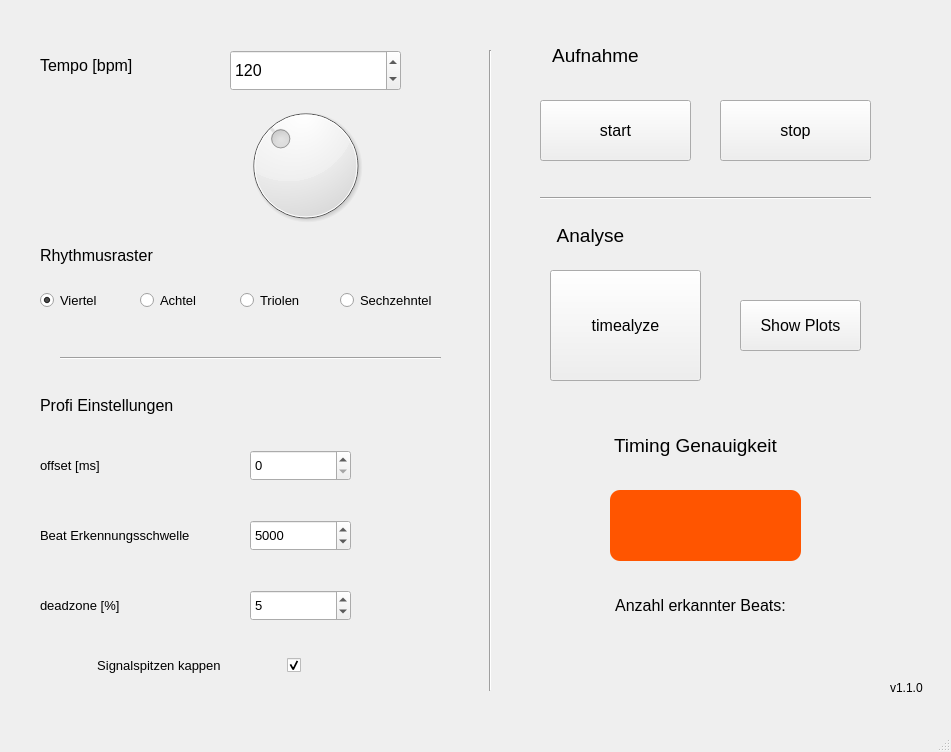
<?xml version="1.0" encoding="UTF-8"?>
<ui version="4.0">
 <author>Patrick Hartmann</author>
 <class>MainWindow</class>
 <widget class="QMainWindow" name="MainWindow">
  <property name="geometry">
   <rect>
    <x>0</x>
    <y>0</y>
    <width>951</width>
    <height>752</height>
   </rect>
  </property>
  <property name="windowTitle">
   <string>MainWindow</string>
  </property>
  <widget class="QWidget" name="centralwidget">
   <widget class="QLabel" name="label">
    <property name="geometry">
     <rect>
      <x>40</x>
      <y>40</y>
      <width>141</width>
      <height>51</height>
     </rect>
    </property>
    <property name="font">
     <font>
      <pointsize>12</pointsize>
     </font>
    </property>
    <property name="text">
     <string>Tempo [bpm]</string>
    </property>
   </widget>
   <widget class="QSpinBox" name="bpm">
    <property name="geometry">
     <rect>
      <x>230</x>
      <y>50</y>
      <width>171</width>
      <height>41</height>
     </rect>
    </property>
    <property name="font">
     <font>
      <pointsize>12</pointsize>
     </font>
    </property>
    <property name="minimum">
     <number>20</number>
    </property>
    <property name="maximum">
     <number>300</number>
    </property>
    <property name="value">
     <number>120</number>
    </property>
   </widget>
   <widget class="QPushButton" name="start">
    <property name="geometry">
     <rect>
      <x>540</x>
      <y>100</y>
      <width>151</width>
      <height>61</height>
     </rect>
    </property>
    <property name="font">
     <font>
      <pointsize>12</pointsize>
     </font>
    </property>
    <property name="text">
     <string>start</string>
    </property>
   </widget>
   <widget class="QLabel" name="label_6">
    <property name="geometry">
     <rect>
      <x>490</x>
      <y>210</y>
      <width>201</width>
      <height>51</height>
     </rect>
    </property>
    <property name="font">
     <font>
      <pointsize>14</pointsize>
     </font>
    </property>
    <property name="text">
     <string>Analyse</string>
    </property>
    <property name="alignment">
     <set>Qt::AlignCenter</set>
    </property>
   </widget>
   <widget class="QPushButton" name="timealyze">
    <property name="geometry">
     <rect>
      <x>550</x>
      <y>270</y>
      <width>151</width>
      <height>111</height>
     </rect>
    </property>
    <property name="font">
     <font>
      <pointsize>12</pointsize>
     </font>
    </property>
    <property name="text">
     <string>timealyze</string>
    </property>
   </widget>
   <widget class="QSpinBox" name="deadzone">
    <property name="geometry">
     <rect>
      <x>250</x>
      <y>590</y>
      <width>101</width>
      <height>31</height>
     </rect>
    </property>
    <property name="font">
     <font>
      <pointsize>10</pointsize>
     </font>
    </property>
    <property name="value">
     <number>5</number>
    </property>
   </widget>
   <widget class="QLabel" name="label_8">
    <property name="geometry">
     <rect>
      <x>40</x>
      <y>230</y>
      <width>171</width>
      <height>51</height>
     </rect>
    </property>
    <property name="font">
     <font>
      <pointsize>12</pointsize>
     </font>
    </property>
    <property name="text">
     <string>Rhythmusraster</string>
    </property>
   </widget>
   <widget class="QRadioButton" name="eighth">
    <property name="geometry">
     <rect>
      <x>140</x>
      <y>290</y>
      <width>95</width>
      <height>20</height>
     </rect>
    </property>
    <property name="font">
     <font>
      <pointsize>10</pointsize>
     </font>
    </property>
    <property name="text">
     <string>Achtel</string>
    </property>
   </widget>
   <widget class="QLabel" name="numbeats">
    <property name="geometry">
     <rect>
      <x>630</x>
      <y>640</y>
      <width>151</width>
      <height>51</height>
     </rect>
    </property>
    <property name="font">
     <font>
      <pointsize>12</pointsize>
     </font>
    </property>
    <property name="text">
     <string/>
    </property>
    <property name="alignment">
     <set>Qt::AlignCenter</set>
    </property>
   </widget>
   <widget class="QLabel" name="label_4">
    <property name="geometry">
     <rect>
      <x>540</x>
      <y>30</y>
      <width>111</width>
      <height>51</height>
     </rect>
    </property>
    <property name="font">
     <font>
      <pointsize>14</pointsize>
     </font>
    </property>
    <property name="text">
     <string>Aufnahme</string>
    </property>
    <property name="alignment">
     <set>Qt::AlignCenter</set>
    </property>
   </widget>
   <widget class="QLabel" name="label_5">
    <property name="geometry">
     <rect>
      <x>540</x>
      <y>420</y>
      <width>311</width>
      <height>51</height>
     </rect>
    </property>
    <property name="font">
     <font>
      <pointsize>14</pointsize>
     </font>
    </property>
    <property name="text">
     <string>Timing Genauigkeit</string>
    </property>
    <property name="alignment">
     <set>Qt::AlignCenter</set>
    </property>
   </widget>
   <widget class="QRadioButton" name="triplets">
    <property name="geometry">
     <rect>
      <x>240</x>
      <y>290</y>
      <width>95</width>
      <height>20</height>
     </rect>
    </property>
    <property name="font">
     <font>
      <pointsize>10</pointsize>
     </font>
    </property>
    <property name="text">
     <string>Triolen</string>
    </property>
   </widget>
   <widget class="QRadioButton" name="sixteenth">
    <property name="geometry">
     <rect>
      <x>340</x>
      <y>290</y>
      <width>131</width>
      <height>20</height>
     </rect>
    </property>
    <property name="font">
     <font>
      <pointsize>10</pointsize>
     </font>
    </property>
    <property name="text">
     <string>Sechzehntel</string>
    </property>
   </widget>
   <widget class="QRadioButton" name="quarter">
    <property name="geometry">
     <rect>
      <x>40</x>
      <y>290</y>
      <width>95</width>
      <height>20</height>
     </rect>
    </property>
    <property name="font">
     <font>
      <pointsize>10</pointsize>
     </font>
    </property>
    <property name="text">
     <string>Viertel</string>
    </property>
    <property name="checked">
     <bool>true</bool>
    </property>
   </widget>
   <widget class="QDial" name="dial">
    <property name="geometry">
     <rect>
      <x>230</x>
      <y>100</y>
      <width>151</width>
      <height>131</height>
     </rect>
    </property>
    <property name="minimum">
     <number>20</number>
    </property>
    <property name="maximum">
     <number>300</number>
    </property>
    <property name="sliderPosition">
     <number>120</number>
    </property>
   </widget>
   <widget class="QLabel" name="offset">
    <property name="geometry">
     <rect>
      <x>40</x>
      <y>440</y>
      <width>171</width>
      <height>51</height>
     </rect>
    </property>
    <property name="font">
     <font>
      <pointsize>10</pointsize>
     </font>
    </property>
    <property name="text">
     <string>offset [ms]</string>
    </property>
   </widget>
   <widget class="QPushButton" name="showplot">
    <property name="geometry">
     <rect>
      <x>740</x>
      <y>300</y>
      <width>121</width>
      <height>51</height>
     </rect>
    </property>
    <property name="font">
     <font>
      <pointsize>12</pointsize>
     </font>
    </property>
    <property name="text">
     <string>Show Plots</string>
    </property>
   </widget>
   <widget class="QSpinBox" name="offsetms">
    <property name="geometry">
     <rect>
      <x>250</x>
      <y>450</y>
      <width>101</width>
      <height>31</height>
     </rect>
    </property>
    <property name="font">
     <font>
      <pointsize>10</pointsize>
     </font>
    </property>
    <property name="maximum">
     <number>50000</number>
    </property>
    <property name="value">
     <number>0</number>
    </property>
   </widget>
   <widget class="QSpinBox" name="threshold">
    <property name="geometry">
     <rect>
      <x>250</x>
      <y>520</y>
      <width>101</width>
      <height>31</height>
     </rect>
    </property>
    <property name="font">
     <font>
      <pointsize>10</pointsize>
     </font>
    </property>
    <property name="maximum">
     <number>50000</number>
    </property>
    <property name="value">
     <number>5000</number>
    </property>
   </widget>
   <widget class="QLabel" name="label_7">
    <property name="geometry">
     <rect>
      <x>40</x>
      <y>580</y>
      <width>171</width>
      <height>51</height>
     </rect>
    </property>
    <property name="font">
     <font>
      <pointsize>10</pointsize>
     </font>
    </property>
    <property name="text">
     <string>deadzone [%]</string>
    </property>
   </widget>
   <widget class="QLabel" name="label_9">
    <property name="geometry">
     <rect>
      <x>560</x>
      <y>580</y>
      <width>281</width>
      <height>51</height>
     </rect>
    </property>
    <property name="font">
     <font>
      <pointsize>12</pointsize>
     </font>
    </property>
    <property name="text">
     <string>Anzahl erkannter Beats:</string>
    </property>
    <property name="alignment">
     <set>Qt::AlignCenter</set>
    </property>
   </widget>
   <widget class="QCheckBox" name="cappeaks">
    <property name="geometry">
     <rect>
      <x>10</x>
      <y>650</y>
      <width>291</width>
      <height>31</height>
     </rect>
    </property>
    <property name="font">
     <font>
      <pointsize>10</pointsize>
     </font>
    </property>
    <property name="layoutDirection">
     <enum>Qt::RightToLeft</enum>
    </property>
    <property name="autoFillBackground">
     <bool>false</bool>
    </property>
    <property name="text">
     <string>Signalspitzen kappen                 </string>
    </property>
    <property name="checked">
     <bool>true</bool>
    </property>
   </widget>
   <widget class="QLabel" name="label_2">
    <property name="geometry">
     <rect>
      <x>40</x>
      <y>380</y>
      <width>211</width>
      <height>51</height>
     </rect>
    </property>
    <property name="font">
     <font>
      <pointsize>12</pointsize>
     </font>
    </property>
    <property name="text">
     <string>Profi Einstellungen</string>
    </property>
   </widget>
   <widget class="QPushButton" name="stop">
    <property name="geometry">
     <rect>
      <x>720</x>
      <y>100</y>
      <width>151</width>
      <height>61</height>
     </rect>
    </property>
    <property name="font">
     <font>
      <pointsize>12</pointsize>
     </font>
    </property>
    <property name="text">
     <string>stop</string>
    </property>
   </widget>
   <widget class="QLabel" name="threshold_label">
    <property name="geometry">
     <rect>
      <x>40</x>
      <y>510</y>
      <width>201</width>
      <height>51</height>
     </rect>
    </property>
    <property name="font">
     <font>
      <pointsize>10</pointsize>
     </font>
    </property>
    <property name="text">
     <string>Beat Erkennungsschwelle</string>
    </property>
   </widget>
   <widget class="QLabel" name="score">
    <property name="geometry">
     <rect>
      <x>610</x>
      <y>490</y>
      <width>191</width>
      <height>71</height>
     </rect>
    </property>
    <property name="font">
     <font>
      <pointsize>14</pointsize>
      <weight>75</weight>
      <bold>true</bold>
     </font>
    </property>
    <property name="styleSheet">
     <string notr="true">background-color: rgb(255, 85, 0);
border-radius: 10px;
min-height: 40px;
min-width: 40px;</string>
    </property>
    <property name="frameShape">
     <enum>QFrame::StyledPanel</enum>
    </property>
    <property name="frameShadow">
     <enum>QFrame::Raised</enum>
    </property>
    <property name="text">
     <string/>
    </property>
    <property name="alignment">
     <set>Qt::AlignCenter</set>
    </property>
   </widget>
   <widget class="Line" name="line">
    <property name="geometry">
     <rect>
      <x>60</x>
      <y>350</y>
      <width>381</width>
      <height>16</height>
     </rect>
    </property>
    <property name="orientation">
     <enum>Qt::Horizontal</enum>
    </property>
   </widget>
   <widget class="Line" name="line_2">
    <property name="geometry">
     <rect>
      <x>480</x>
      <y>50</y>
      <width>20</width>
      <height>641</height>
     </rect>
    </property>
    <property name="orientation">
     <enum>Qt::Vertical</enum>
    </property>
   </widget>
   <widget class="Line" name="line_3">
    <property name="geometry">
     <rect>
      <x>540</x>
      <y>190</y>
      <width>331</width>
      <height>16</height>
     </rect>
    </property>
    <property name="orientation">
     <enum>Qt::Horizontal</enum>
    </property>
   </widget>
   <widget class="QLabel" name="label_3">
    <property name="geometry">
     <rect>
      <x>890</x>
      <y>680</y>
      <width>55</width>
      <height>16</height>
     </rect>
    </property>
    <property name="text">
     <string>v1.1.0</string>
    </property>
   </widget>
  </widget>
  <widget class="QMenuBar" name="menubar">
   <property name="geometry">
    <rect>
     <x>0</x>
     <y>0</y>
     <width>951</width>
     <height>26</height>
    </rect>
   </property>
  </widget>
  <widget class="QStatusBar" name="statusbar"/>
 </widget>
 <resources/>
 <connections>
  <connection>
   <sender>bpm</sender>
   <signal>valueChanged(int)</signal>
   <receiver>dial</receiver>
   <slot>setValue(int)</slot>
   <hints>
    <hint type="sourcelabel">
     <x>262</x>
     <y>98</y>
    </hint>
    <hint type="destinationlabel">
     <x>301</x>
     <y>169</y>
    </hint>
   </hints>
  </connection>
  <connection>
   <sender>dial</sender>
   <signal>valueChanged(int)</signal>
   <receiver>bpm</receiver>
   <slot>setValue(int)</slot>
   <hints>
    <hint type="sourcelabel">
     <x>343</x>
     <y>197</y>
    </hint>
    <hint type="destinationlabel">
     <x>342</x>
     <y>95</y>
    </hint>
   </hints>
  </connection>
 </connections>
</ui>
